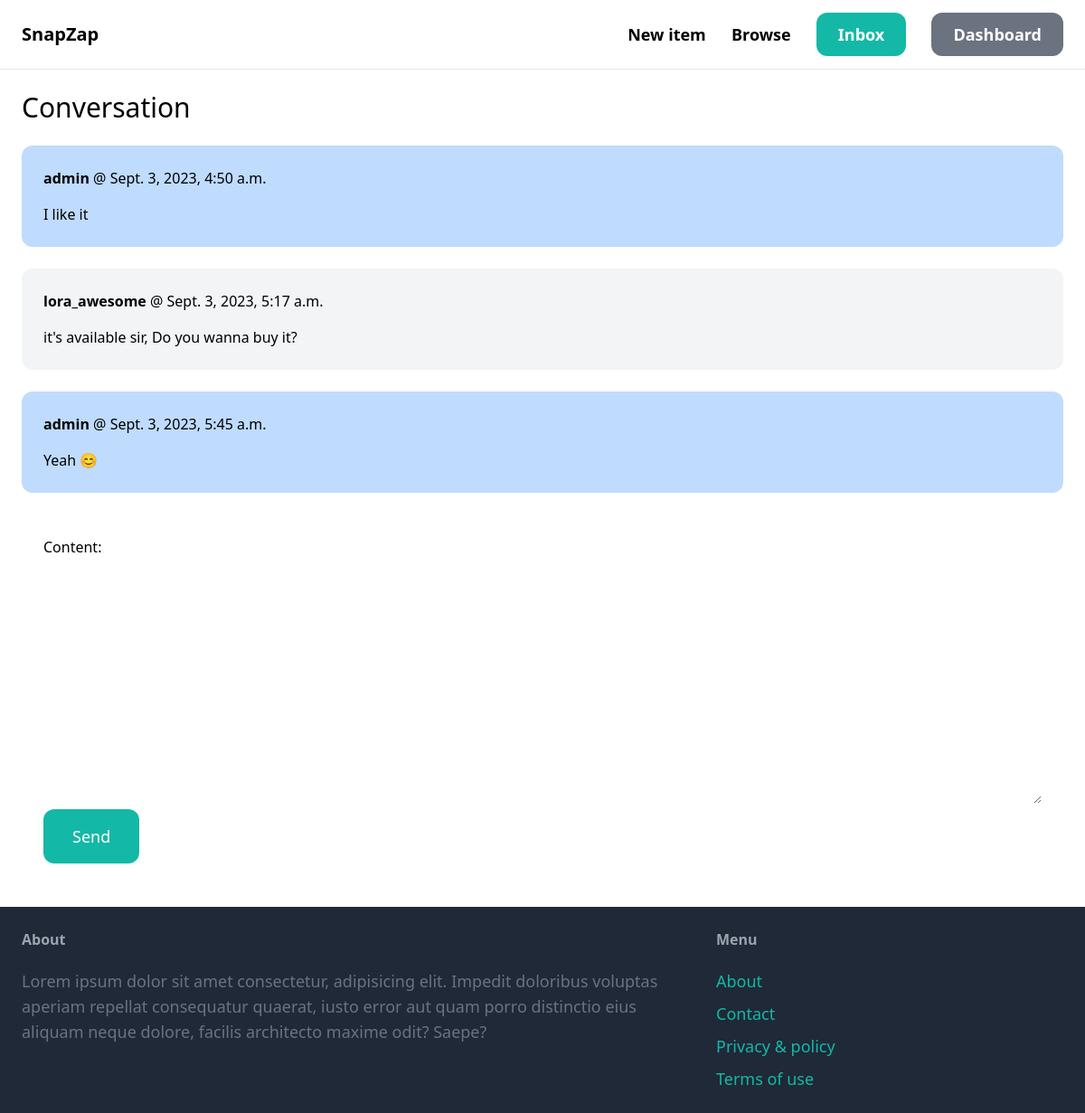
The app's page /inbox/4/ (signed in) with its own data.
### conversation/models.py (models this page shows)
class ConversationMessage(models.Model):
    conversation = models.ForeignKey(
        Conversation, related_name='messages', on_delete=models.CASCADE)
    content = models.TextField()
    created_at = models.DateTimeField(auto_now_add=True)
    created_by = models.ForeignKey(
        User, related_name='created_messages', on_delete=models.CASCADE)

### conversation/views.py (the view, shortened to what this page needs)
# urls.py: path('<int:pk>/', views.inbox_detail, name='chat-detail'),
@login_required
def inbox_detail(request, pk):
    form = ConversationMessageForm()
    conversation = Conversation.objects.filter(
        members__in=[request.user.id]).get(pk=pk)
    return render(request, 'conversation/chat_detail.html', context={'conversation': conversation, "form": form})

### conversation/forms.py
class ConversationMessageForm(forms.ModelForm):
    class Meta:
        model = ConversationMessage
        fields = ('content',)
        widgets = {
            'content': forms.Textarea(attrs={'class': 'w-full py-4 px-6 rounded-xl boarder'})
        }

### conversation/templates/conversation/chat_detail.html (shortened to what this page needs)
{% extends 'core/base.html' %}
{% block content %}
<h1 class='mb-6 text-3xl'>Conversation</h1>
<div class='space-y-6'>
{% for message in conversation.messages.all %}
    <div class="p-6 flex{% if  message.created_by == request.user %} bg-blue-200 {% else %} bg-gray-100 {% endif %} rounded-xl w-auto">
      <div >
        <p class='mb-4'>
            <strong>{{message.created_by.username}}</strong> @ {{message.created_at}}
        </p>
        <p>{{message.content}}</p>
      </div>
    </div>
{% endfor %}
</div>
<div class='space-6 p-6'>
    <form method="post" action="." class='mt-6'>
        {{ form.as_p }}
    <button class="py-4 px-8 text-lg bg-teal-500 hover:bg-teal-700 rounded-xl text-white">Send</button>
    </form>
</div>
{% endblock content %}

### records on screen
ConversationMessage: created_by.username "admin", created_at "Sept. 3, 2023, 4:50 a.m.", content "I like it"
ConversationMessage: created_by.username "lora_awesome", created_at "Sept. 3, 2023, 5:17 a.m.", content "it's available sir, Do you wanna buy it?"
ConversationMessage: created_by.username "admin", created_at "Sept. 3, 2023, 5:45 a.m.", content "Yeah 😊"
